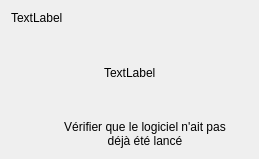
<?xml version="1.0" encoding="UTF-8"?>
<ui version="4.0">
 <class>connectionDeconnectionDialog</class>
 <widget class="QDialog" name="connectionDeconnectionDialog">
  <property name="geometry">
   <rect>
    <x>0</x>
    <y>0</y>
    <width>259</width>
    <height>159</height>
   </rect>
  </property>
  <property name="windowTitle">
   <string>Dialog</string>
  </property>
  <layout class="QVBoxLayout" name="verticalLayout">
   <item>
    <widget class="QLabel" name="label">
     <property name="text">
      <string>TextLabel</string>
     </property>
    </widget>
   </item>
   <item>
    <layout class="QHBoxLayout" name="horizontalLayout">
     <property name="topMargin">
      <number>0</number>
     </property>
     <item>
      <spacer name="horizontalSpacer">
       <property name="orientation">
        <enum>Qt::Horizontal</enum>
       </property>
       <property name="sizeHint" stdset="0">
        <size>
         <width>40</width>
         <height>20</height>
        </size>
       </property>
      </spacer>
     </item>
     <item>
      <widget class="QLabel" name="label_movie">
       <property name="sizePolicy">
        <sizepolicy hsizetype="Preferred" vsizetype="Expanding">
         <horstretch>0</horstretch>
         <verstretch>0</verstretch>
        </sizepolicy>
       </property>
       <property name="text">
        <string>TextLabel</string>
       </property>
      </widget>
     </item>
     <item>
      <spacer name="horizontalSpacer_2">
       <property name="orientation">
        <enum>Qt::Horizontal</enum>
       </property>
       <property name="sizeHint" stdset="0">
        <size>
         <width>40</width>
         <height>20</height>
        </size>
       </property>
      </spacer>
     </item>
    </layout>
   </item>
   <item>
    <layout class="QHBoxLayout" name="horizontalLayout_bottomInfo">
     <property name="topMargin">
      <number>0</number>
     </property>
     <item>
      <widget class="QLabel" name="label_infoPixMap">
       <property name="maximumSize">
        <size>
         <width>25</width>
         <height>25</height>
        </size>
       </property>
       <property name="text">
        <string/>
       </property>
       <property name="pixmap">
        <pixmap resource="../Viewer.qrc">:/icons/controls/information.png</pixmap>
       </property>
       <property name="scaledContents">
        <bool>true</bool>
       </property>
      </widget>
     </item>
     <item>
      <widget class="QLabel" name="label_infoText">
       <property name="text">
        <string>&lt;html&gt;&lt;head/&gt;&lt;body&gt;&lt;p align=&quot;center&quot;&gt;Vérifier que le logiciel n'ait pas &lt;br/&gt;déjà été lancé&lt;/p&gt;&lt;/body&gt;&lt;/html&gt;</string>
       </property>
       <property name="textFormat">
        <enum>Qt::RichText</enum>
       </property>
       <property name="pixmap">
        <pixmap resource="../Viewer.qrc">:/icons/controls/information.png</pixmap>
       </property>
       <property name="scaledContents">
        <bool>false</bool>
       </property>
      </widget>
     </item>
    </layout>
   </item>
  </layout>
 </widget>
 <resources>
  <include location="../Viewer.qrc"/>
 </resources>
 <connections/>
</ui>
